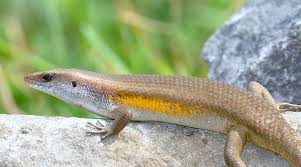
#> input picture tugas_praktikum/kadal.jpg, 301 x 167 px, found by its file name
$ python rotasi_citra.py
#> lines starting #> are read from the running program, lines starting #| are printed output that depends on the picture
#> further down, image is the input picture: shape (167, 301, 3); mean R, G, B 156.7, 165.5, 133.7
import imageio as img
import numpy as np
import matplotlib.pyplot as plt

def rotateImage(image, degree):
#> called with degree = 45
    radian_deg = np.radians(degree)
    cos_deg, sin_deg = np.cos(radian_deg), np.sin(radian_deg)

    height, width = image.shape[:2]
#> height = 167; width = 301

    max_dim = int(np.sqrt(height**2 + width**2))
#> max_dim = 344
    outputImage = np.zeros((max_dim, max_dim, 3), dtype=image.dtype)


    for y in range(height):
        for x in range(width):
            newX = int(cos_deg * x - sin_deg * y)
            newY = int(sin_deg * x + cos_deg * y)


            if 0 <= newX < max_dim and 0 <= newY < max_dim:
                outputImage[newY, newX] = image[y, x]
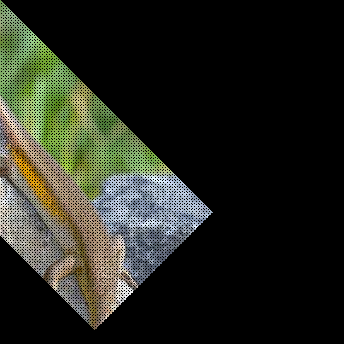
#> outputImage: shape (344, 344, 3); mean R, G, B 37.7, 40, 31.4

    return outputImage


image = img.imread('C:\\Users\\User\\Downloads\\tugas_praktikum\\kadal.jpg')
rotated_image = rotateImage(image, 45)


plt.subplot(1, 2, 1)
plt.title("Original Image")
plt.imshow(image)

plt.subplot(1, 2, 2)
plt.title("Rotated Image (Pivot at 0,0)")
plt.imshow(rotated_image)

plt.show()
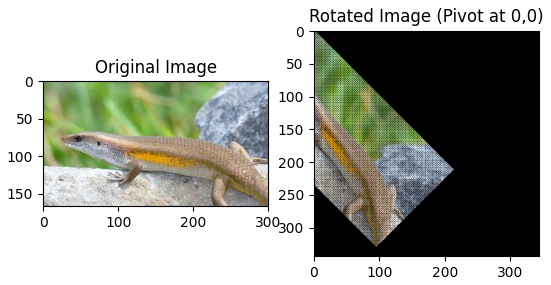
#> figure drawn by matplotlib, 2 panels

$ run again, with tugas_praktikum/unta.jpg copied over tugas_praktikum/kadal.jpg
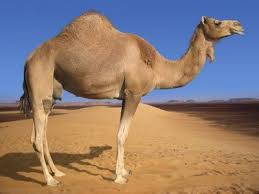
#> input picture tugas_praktikum/unta.jpg, 259 x 194 px, found by its file name
#> image is the input picture: shape (194, 259, 3); mean R, G, B 143.8, 124.6, 115.4
#> after the loop in rotateImage, `for y in range(height):`:
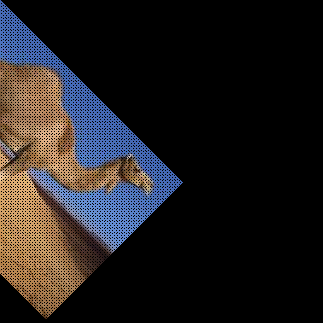
#> outputImage: shape (323, 323, 3); mean R, G, B 33.8, 30.7, 31.5
#> `plt.show()`:
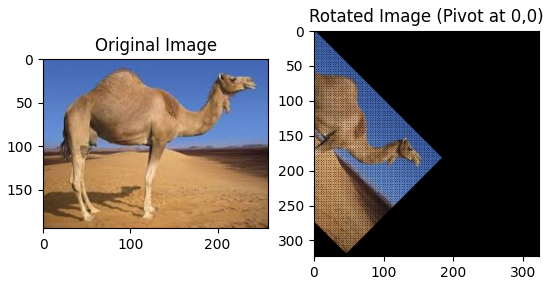
#> figure drawn by matplotlib, 2 panels
